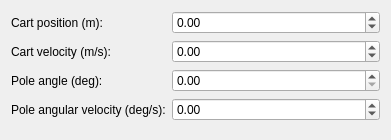
<?xml version="1.0" encoding="UTF-8"?>
<ui version="4.0">
 <class>StartingPropertiesWidget</class>
 <widget class="QWidget" name="StartingPropertiesWidget">
  <property name="geometry">
   <rect>
    <x>0</x>
    <y>0</y>
    <width>391</width>
    <height>140</height>
   </rect>
  </property>
  <property name="windowTitle">
   <string>Initial conditions</string>
  </property>
  <layout class="QFormLayout" name="formLayout">
   <item row="0" column="0">
    <widget class="QLabel" name="lblCartPosition">
     <property name="text">
      <string>Cart position (m):</string>
     </property>
     <property name="buddy">
      <cstring>spnCartPosition</cstring>
     </property>
    </widget>
   </item>
   <item row="0" column="1">
    <widget class="QDoubleSpinBox" name="spnCartPosition">
     <property name="minimum">
      <double>-99.989999999999995</double>
     </property>
     <property name="singleStep">
      <double>0.050000000000000</double>
     </property>
    </widget>
   </item>
   <item row="1" column="0">
    <widget class="QLabel" name="lblCartVelocity">
     <property name="text">
      <string>Cart velocity (m/s):</string>
     </property>
     <property name="buddy">
      <cstring>spnCartVelocity</cstring>
     </property>
    </widget>
   </item>
   <item row="1" column="1">
    <widget class="QDoubleSpinBox" name="spnCartVelocity">
     <property name="minimum">
      <double>-99.989999999999995</double>
     </property>
     <property name="singleStep">
      <double>0.050000000000000</double>
     </property>
    </widget>
   </item>
   <item row="2" column="0">
    <widget class="QLabel" name="lblPoleAngle">
     <property name="text">
      <string>Pole angle (deg):</string>
     </property>
     <property name="buddy">
      <cstring>spnPoleAngle</cstring>
     </property>
    </widget>
   </item>
   <item row="2" column="1">
    <widget class="QDoubleSpinBox" name="spnPoleAngle">
     <property name="maximum">
      <double>359.000000000000000</double>
     </property>
    </widget>
   </item>
   <item row="3" column="1">
    <widget class="QDoubleSpinBox" name="spnPoleAngleVelocity">
     <property name="minimum">
      <double>-100.000000000000000</double>
     </property>
     <property name="maximum">
      <double>100.000000000000000</double>
     </property>
    </widget>
   </item>
   <item row="3" column="0">
    <widget class="QLabel" name="lblPoleAngleVelocity">
     <property name="text">
      <string>Pole angular velocity (deg/s):</string>
     </property>
     <property name="buddy">
      <cstring>spnPoleAngleVelocity</cstring>
     </property>
    </widget>
   </item>
  </layout>
 </widget>
 <resources/>
 <connections/>
</ui>
